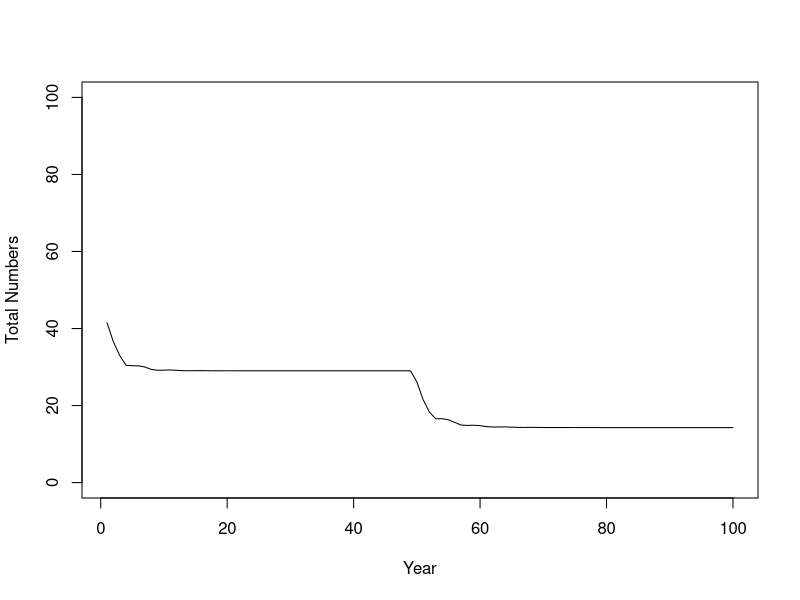
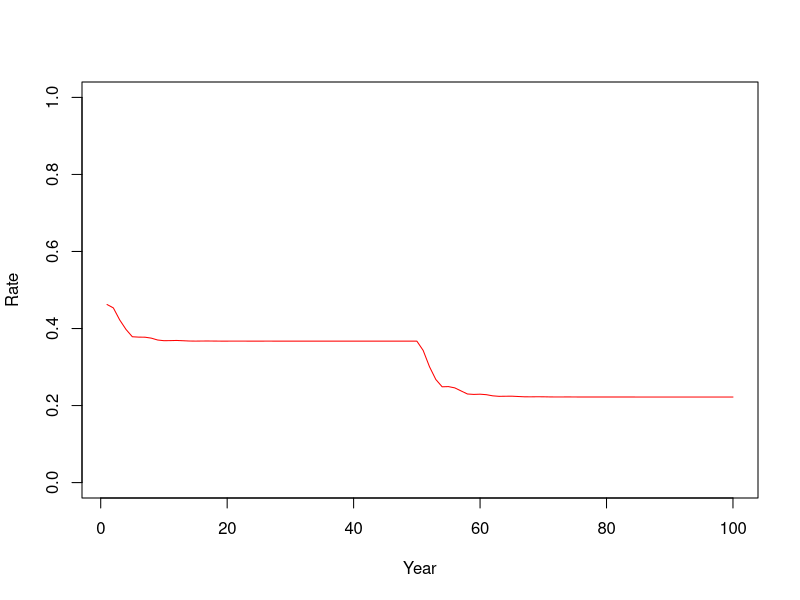

The R script that drew these images, in order: (Note: this script raises an error after producing the figures.)
# Assignment 2.1.2b - harvesting

# Second model - closed population with age structure

# Create a vector of initial numbers at age
# Note that R normally has "1" as the first index of a vector, so 
#  for us Birds[1] is actually age 0 birds...
birds <- c(15,10,5,3,10)
cumharvest <- 0

# Define variables for processes (same as First_Model!)
a <- 3  
b <- .0046
c <- 1
d <- 50
hr <- c(0,0,.25,.25,.25)  # Harvest rate, by age

# Set up containers for time series of numbers and rates
birds_over_time <- array(0,dim=c(5,100))
all_ages_over_time <- numeric(100)
birth_rate <- numeric(100)
death_rate <- numeric(100)

# Start the main simulation loop over time
for (i in 1:100) {   # we will run the model for 100 time steps
  
  # Calculate the birth and death rates according to our dynamic processes
  births_per_female <- a * exp(-b * sum(birds[4:5]))  # only mature (age 3,4+) birds affect birth rate
  deaths_per_capita <- c * sum(birds) / (d + sum(birds))
  
  # Convert rates to actual numbers
  births <- births_per_female * sum(birds[4:5]) / 2  # divide by 2 because per female
  deaths <- deaths_per_capita * birds   # note: deaths will be a vector by age, just like birds
  if (i < 50) {
    harvest <- rep(0,5) } # no harvest
  else {
    harvest <- hr * birds
  }
  # Now the tautology - more complicated than the last time
    # First the plus group: subtract deaths for the oldest two age groups
    birds[5] <- birds[5] + birds[4] - deaths[5] - deaths[4] - harvest[5] - harvest[4]
    # Next the remaining ages except babies, working backwards
    for (j in 4:2) { #loop backwards over ages
      birds[j] <- birds[j-1] - deaths[j-1] - harvest[j-1]
    }
    # Finally, the babies
    birds[1] <- births
  
  # Update the vectors of numbers and rates
    birds_over_time[,i] <- birds
    all_ages_over_time[i] <- sum(birds_over_time[,i])
    birth_rate[i] <- births_per_female
    death_rate[i] <- deaths_per_capita
    # accumulate the total harvest
    cumharvest <- cumharvest + sum(harvest)

  # close the time loop
}
cumharvest

# Plot the results - base version
x <- seq(from=1,to=100)
plot(all_ages_over_time~x, xlab = "Year", ylab = "Total Numbers", type='l',
     ylim=c(0,100))
plot(birth_rate~x, xlab="Year", ylab="Rate", type = "l",
     ylim=c(0,1), col='blue')
lines(death_rate~x, col='red')


# Plot the results - ggplot version
library(ggplot2)
x <- seq(from=1,to=100)
Number_plot <- ggplot() +
  geom_line(mapping=aes(x=x,y=birds_over_time)) +
  labs(title = "Abundance",
       x = "Year",
       y = "Cormorant numbers") +
  coord_cartesian(ylim=c(0,50)) +
  theme_bw()
plot(Number_plot)
Rate_plot <- ggplot() +
  geom_line(mapping=aes(x=x,y=birth_rate),
            color='blue') +
  geom_line(mapping=aes(x=x,y=death_rate),
            color="red") +
  labs(title = "Birth and death rates",
       x="Year",
       y="Per capita rate") +
  coord_cartesian(ylim=c(0,1)) +
  theme_bw()
plot(Rate_plot)

#This code shows how I created a data frame with year, age, and numbers as columns
# which enables me to display the results as a stacked-bar plot of the numbers-at-age
# over time. There is almost certainly a more elegant way to do this, including by
# storing the age-based numbers in the appropriate format during the simulation
# However, this works...

#Create five data frames, one for each age group, with columns for year, age and numbers
tmp_1 <- data.frame(seq(1:100),rep(1,100), birds_over_time[1,], row.names = NULL)
dimnames(tmp_1)[[2]] <- c('Year','Age','Numbers')
tmp_2 <- data.frame(seq(1:100),rep(2,100), birds_over_time[2,], row.names = NULL)
dimnames(tmp_2)[[2]] <- c('Year','Age','Numbers')
tmp_3 <- data.frame(seq(1:100),rep(3,100), birds_over_time[3,], row.names = NULL)
dimnames(tmp_3)[[2]] <- c('Year','Age','Numbers')
tmp_4 <- data.frame(seq(1:100),rep(4,100), birds_over_time[4,], row.names = NULL)
dimnames(tmp_4)[[2]] <- c('Year','Age','Numbers')
tmp_5 <- data.frame(seq(1:100),rep(5,100), birds_over_time[5,], row.names = NULL)
dimnames(tmp_5)[[2]] <- c('Year','Age','Numbers')

#Combine all five data frames into one
AgeComp_data <- rbind(tmp_1, tmp_2, tmp_3, tmp_4, tmp_5)

#Use geom_bar to create the graph
AgeComp_Plot <- ggplot(data=AgeComp_data) +
  geom_bar(mapping = aes(fill=Age,x=Year,y=Numbers),
           position = 'stack', stat = 'identity') +
  labs(title="Age Composition",
       x="Year",
       y="Numbers") +
  theme_bw()
plot(AgeComp_Plot)
  